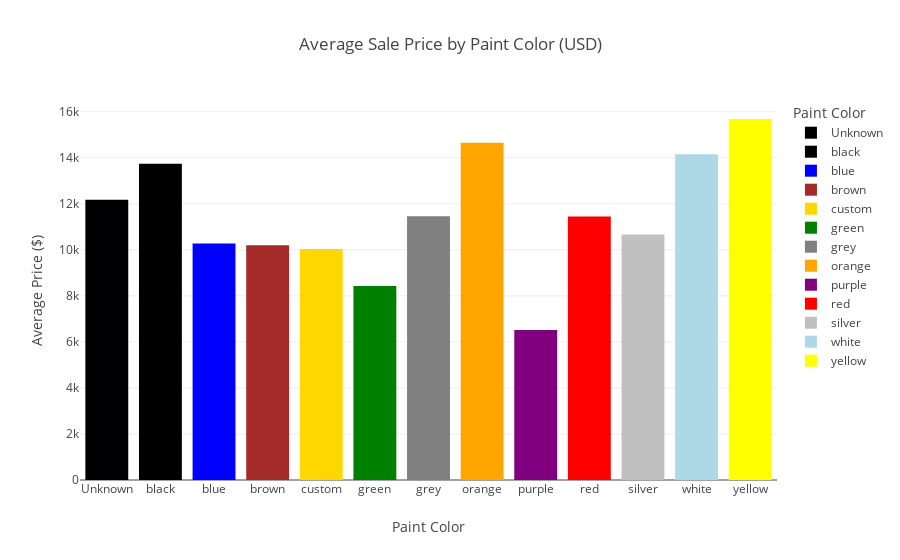

Write notebook code for a chart like this one.
### Code cell
avg_price_by_paint = df.groupby('paint_color')['price'].mean().reset_index()

fig_paint = px.bar(avg_price_by_paint,
                   x = 'paint_color',
                   y = 'price',
                   title = 'Average Sale Price by Paint Color (USD)',
                   labels = {'paint_color': 'Paint Color', 'price': 'Average Price ($)'},
                   color = 'paint_color',
                    color_discrete_map={
                       'white': 'lightblue', 'red': 'red', 'black': 'black', 'blue': 'blue', 'grey': 'grey', 'silver': 'silver', 
                       'custom': 'gold', 'orange': 'orange', 'yellow': 'yellow', 'brown': 'brown', 'green': 'green', 'purple': 'purple'})
fig_paint.show()

### Figure 1 — Plotly figure (JSON) as saved in the notebook; plotly's stock layout.template omitted (floating-point values rounded to 4 significant figures)
{"data": [{"hovertemplate": "Paint Color=%{x}<br>Average Price ($)=%{y}<extra></extra>", "legendgroup": "Unknown", "marker": {"color": "#000003", "pattern": {"shape": ""}}, "name": "Unknown", "orientation": "v", "showlegend": true, "textposition": "auto", "type": "bar", "x": ["Unknown"], "xaxis": "x", "y": [12170.0], "yaxis": "y"}, {"hovertemplate": "Paint Color=%{x}<br>Average Price ($)=%{y}<extra></extra>", "legendgroup": "black", "marker": {"color": "black", "pattern": {"shape": ""}}, "name": "black", "orientation": "v", "showlegend": true, "textposition": "auto", "type": "bar", "x": ["black"], "xaxis": "x", "y": [13740.0], "yaxis": "y"}, {"hovertemplate": "Paint Color=%{x}<br>Average Price ($)=%{y}<extra></extra>", "legendgroup": "blue", "marker": {"color": "blue", "pattern": {"shape": ""}}, "name": "blue", "orientation": "v", "showlegend": true, "textposition": "auto", "type": "bar", "x": ["blue"], "xaxis": "x", "y": [10270.0], "yaxis": "y"}, {"hovertemplate": "Paint Color=%{x}<br>Average Price ($)=%{y}<extra></extra>", "legendgroup": "brown", "marker": {"color": "brown", "pattern": {"shape": ""}}, "name": "brown", "orientation": "v", "showlegend": true, "textposition": "auto", "type": "bar", "x": ["brown"], "xaxis": "x", "y": [10190.0], "yaxis": "y"}, {"hovertemplate": "Paint Color=%{x}<br>Average Price ($)=%{y}<extra></extra>", "legendgroup": "custom", "marker": {"color": "gold", "pattern": {"shape": ""}}, "name": "custom", "orientation": "v", "showlegend": true, "textposition": "auto", "type": "bar", "x": ["custom"], "xaxis": "x", "y": [10030.0], "yaxis": "y"}, {"hovertemplate": "Paint Color=%{x}<br>Average Price ($)=%{y}<extra></extra>", "legendgroup": "green", "marker": {"color": "green", "pattern": {"shape": ""}}, "name": "green", "orientation": "v", "showlegend": true, "textposition": "auto", "type": "bar", "x": ["green"], "xaxis": "x", "y": [8427.0], "yaxis": "y"}, {"hovertemplate": "Paint Color=%{x}<br>Average Price ($)=%{y}<extra></extra>", "legendgroup": "grey", "marker": {"color": "grey", "pattern": {"shape": ""}}, "name": "grey", "orientation": "v", "showlegend": true, "textposition": "auto", "type": "bar", "x": ["grey"], "xaxis": "x", "y": [11460.0], "yaxis": "y"}, {"hovertemplate": "Paint Color=%{x}<br>Average Price ($)=%{y}<extra></extra>", "legendgroup": "orange", "marker": {"color": "orange", "pattern": {"shape": ""}}, "name": "orange", "orientation": "v", "showlegend": true, "textposition": "auto", "type": "bar", "x": ["orange"], "xaxis": "x", "y": [14650.0], "yaxis": "y"}, {"hovertemplate": "Paint Color=%{x}<br>Average Price ($)=%{y}<extra></extra>", "legendgroup": "purple", "marker": {"color": "purple", "pattern": {"shape": ""}}, "name": "purple", "orientation": "v", "showlegend": true, "textposition": "auto", "type": "bar", "x": ["purple"], "xaxis": "x", "y": [6518.0], "yaxis": "y"}, {"hovertemplate": "Paint Color=%{x}<br>Average Price ($)=%{y}<extra></extra>", "legendgroup": "red", "marker": {"color": "red", "pattern": {"shape": ""}}, "name": "red", "orientation": "v", "showlegend": true, "textposition": "auto", "type": "bar", "x": ["red"], "xaxis": "x", "y": [11450.0], "yaxis": "y"}, {"hovertemplate": "Paint Color=%{x}<br>Average Price ($)=%{y}<extra></extra>", "legendgroup": "silver", "marker": {"color": "silver", "pattern": {"shape": ""}}, "name": "silver", "orientation": "v", "showlegend": true, "textposition": "auto", "type": "bar", "x": ["silver"], "xaxis": "x", "y": [10670.0], "yaxis": "y"}, {"hovertemplate": "Paint Color=%{x}<br>Average Price ($)=%{y}<extra></extra>", "legendgroup": "white", "marker": {"color": "lightblue", "pattern": {"shape": ""}}, "name": "white", "orientation": "v", "showlegend": true, "textposition": "auto", "type": "bar", "x": ["white"], "xaxis": "x", "y": [14150.0], "yaxis": "y"}, {"hovertemplate": "Paint Color=%{x}<br>Average Price ($)=%{y}<extra></extra>", "legendgroup": "yellow", "marker": {"color": "yellow", "pattern": {"shape": ""}}, "name": "yellow", "orientation": "v", "showlegend": true, "textposition": "auto", "type": "bar", "x": ["yellow"], "xaxis": "x", "y": [15680.0], "yaxis": "y"}], "layout": {"barmode": "relative", "legend": {"title": {"text": "Paint Color"}, "tracegroupgap": 0}, "title": {"text": "Average Sale Price by Paint Color (USD)"}, "xaxis": {"anchor": "y", "categoryarray": ["Unknown", "black", "blue", "brown", "custom", "green", "grey", "orange", "purple", "red", "silver", "white", "yellow"], "categoryorder": "array", "domain": [0, 1], "title": {"text": "Paint Color"}}, "yaxis": {"anchor": "x", "domain": [0, 1], "title": {"text": "Average Price ($)"}}}}
